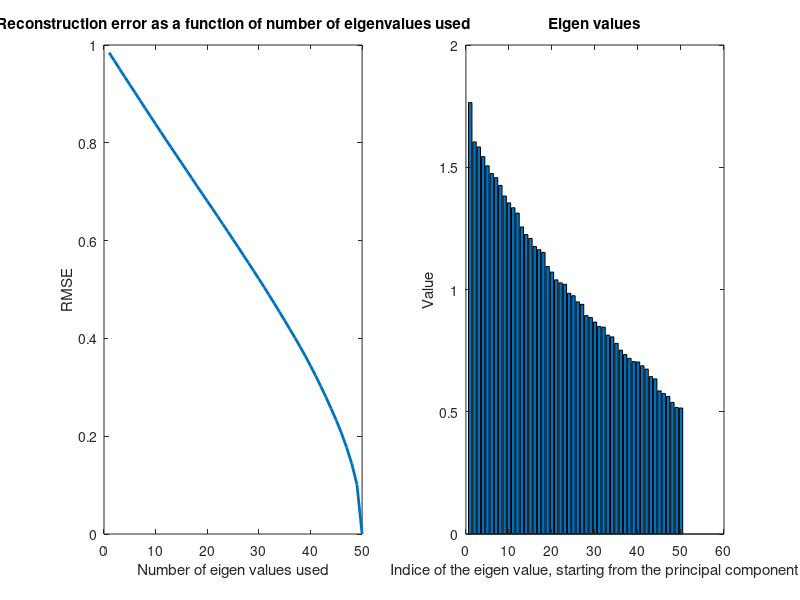

Reproduce this figure in MATLAB. (Note: this script raises an error after producing the figure.)
clear all
close all 



%%%%%%%%%%%%%%%%%%%%%%%%%%%%%%%%%%%%%%%%%%%%%%%%%%%%%%%%%%
%%%%%%%reduce dimensions with PCA on random number %%%%%%%
%%%%%%%%%%%%%%%%%%%%%%%%%%%%%%%%%%%%%%%%%%%%%%%%%%%%%%%%%%

%so the goal is to go from a dimension of 50 to a lower one 
%goal here is to Examine different reduced datasets for different dimensions. 
% Try to reconstruct the original matrix. Estimate the error with RMSE e.g.
% sqrt(mean(mean((X-Xhat).^2)))

%Generate a 50x500 matrix of Gaussian random numbers 
numbers = randn(50,500); %to consider as 500 datapoints of dimension 50
%zero-mean the data
number_standardised = numbers - mean(numbers,2);

%compute covariance matrix
cov_matrix = cov(number_standardised'); % input : N data point of dimension "p". 
                          % output : pxp covariance matrix

%Create the q x p projection matrix E_transposed from the eigenvectors 
% corresponding to the q largest eigenvalues, and reduce the
%dataset by multiplying it with this matrix.
%we will test for "q" eigenvalues used, with "q" going from 1 to the
%dimensonality of the dataset

for q=1:size(number_standardised,1)
    %returns diagonal matrix D containing the eigenvalues on the main diagonal, 
    % and matrix V whose columns are the corresponding eigenvectors. 
    %Specify a second input "q" to compute a specific number of the largest 
    % eigenvalues.
    [V,D]=eigs(cov_matrix,q); %D gives eigen values, V gives corresponding eigenvectors 
    eigen_Values = diag(D); 
    
    %compute reduced set 
    reduced_dataset =  V' * number_standardised;

    %reconstruct original dataset from reduced one
    reconstructed_dataset = V * reduced_dataset;

    %reconstruction error, i.e. RMSE between original datased and
    %reconstructed dataset
    reconstruction_error(q) = sqrt(mean(mean((number_standardised-reconstructed_dataset).^2)));
end

%plot reconstruction error agains number of eigen values used 
%with also eigenvalues with barplot
subplot(1,2,1)
plot(reconstruction_error,'LineWidth',2)
title("Reconstruction error as a function of number of eigenvalues used")
xlabel("Number of eigen values used")
ylabel("RMSE")
subplot(1,2,2)
bar(eigen_Values)
title("Eigen values")
xlabel("Indice of the eigen value, starting from the principal component")
ylabel("Value")
alpha(.1)


